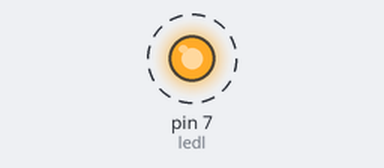
The sketch below on a simulated Arduino Uno, built with avr-gcc and run on an emulated ATmega328P. Parts: output pins drawn as LEDs (lit = HIGH). Dashed ring = blinking.

Above: at 0.05 s.
Timing chart, 0 to 3.0 s (numbered marks = the images above):
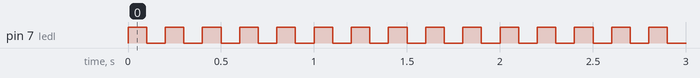

The sketch:

sketch_aug11a.ino
```cpp
int ledl=7;
int led2=4;

void setup() {
  // put your setup code here, to run once:
  pinMode(7, OUTPUT);
}

void loop() {
  // put your main code here, to run repeatedly:
  digitalWrite(ledl, HIGH);
  digitalWrite(led2, LOW);
  delay(100);
  digitalWrite(ledl, LOW);
  digitalWrite(led2, HIGH);
  delay(100);
}
```

Measured:
- by itself, pin 7 (ledl): alternates HIGH for 0.10 s and LOW for 0.10 s
